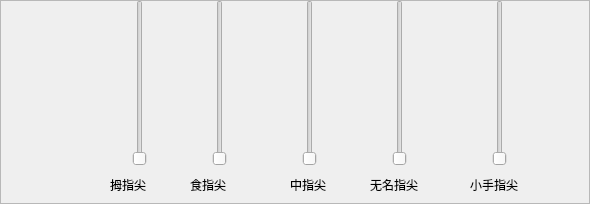
          <widget class="QFrame" name="frame_16">
           <property name="sizePolicy">
            <sizepolicy hsizetype="Fixed" vsizetype="Fixed">
             <horstretch>0</horstretch>
             <verstretch>0</verstretch>
            </sizepolicy>
           </property>
           <property name="minimumSize">
            <size>
             <width>540</width>
             <height>200</height>
            </size>
           </property>
           <property name="frameShape">
            <enum>QFrame::StyledPanel</enum>
           </property>
           <property name="frameShadow">
            <enum>QFrame::Raised</enum>
           </property>
           <widget class="QSlider" name="verticalSlider_thumb_tip">
            <property name="geometry">
             <rect>
              <x>130</x>
              <y>0</y>
              <width>20</width>
              <height>166</height>
             </rect>
            </property>
            <property name="orientation">
             <enum>Qt::Vertical</enum>
            </property>
           </widget>
           <widget class="QSlider" name="verticalSlider_index_tip">
            <property name="geometry">
             <rect>
              <x>210</x>
              <y>0</y>
              <width>20</width>
              <height>166</height>
             </rect>
            </property>
            <property name="orientation">
             <enum>Qt::Vertical</enum>
            </property>
           </widget>
           <widget class="QSlider" name="verticalSlider_middle_tip">
            <property name="geometry">
             <rect>
              <x>300</x>
              <y>0</y>
              <width>20</width>
              <height>166</height>
             </rect>
            </property>
            <property name="orientation">
             <enum>Qt::Vertical</enum>
            </property>
           </widget>
           <widget class="QSlider" name="verticalSlider_third_tip">
            <property name="geometry">
             <rect>
              <x>390</x>
              <y>0</y>
              <width>20</width>
              <height>166</height>
             </rect>
            </property>
            <property name="orientation">
             <enum>Qt::Vertical</enum>
            </property>
           </widget>
           <widget class="QSlider" name="verticalSlider_pinkie_tip">
            <property name="geometry">
             <rect>
              <x>490</x>
              <y>0</y>
              <width>20</width>
              <height>166</height>
             </rect>
            </property>
            <property name="orientation">
             <enum>Qt::Vertical</enum>
            </property>
           </widget>
           <widget class="QLabel" name="label_thumb_tip_slider">
            <property name="geometry">
             <rect>
              <x>110</x>
              <y>175</y>
              <width>91</width>
              <height>20</height>
             </rect>
            </property>
            <property name="font">
             <font>
              <family>Adobe 黑体 Std R</family>
             </font>
            </property>
            <property name="text">
             <string>拇指尖</string>
            </property>
           </widget>
           <widget class="QLabel" name="label_index_tip_slider">
            <property name="geometry">
             <rect>
              <x>190</x>
              <y>175</y>
              <width>91</width>
              <height>20</height>
             </rect>
            </property>
            <property name="font">
             <font>
              <family>Adobe 黑体 Std R</family>
             </font>
            </property>
            <property name="text">
             <string>食指尖</string>
            </property>
           </widget>
           <widget class="QLabel" name="label_middle_tip_slider">
            <property name="geometry">
             <rect>
              <x>290</x>
              <y>175</y>
              <width>91</width>
              <height>20</height>
             </rect>
            </property>
            <property name="font">
             <font>
              <family>Adobe 黑体 Std R</family>
             </font>
            </property>
            <property name="text">
             <string>中指尖</string>
            </property>
           </widget>
           <widget class="QLabel" name="label_third_tip_slider">
            <property name="geometry">
             <rect>
              <x>370</x>
              <y>175</y>
              <width>111</width>
              <height>20</height>
             </rect>
            </property>
            <property name="font">
             <font>
              <family>Adobe 黑体 Std R</family>
             </font>
            </property>
            <property name="text">
             <string>无名指尖</string>
            </property>
           </widget>
           <widget class="QLabel" name="label_pinkie_tip_slider">
            <property name="geometry">
             <rect>
              <x>470</x>
              <y>175</y>
              <width>111</width>
              <height>20</height>
             </rect>
            </property>
            <property name="font">
             <font>
              <family>Adobe 黑体 Std R</family>
             </font>
            </property>
            <property name="text">
             <string>小手指尖</string>
            </property>
           </widget>
          </widget>
